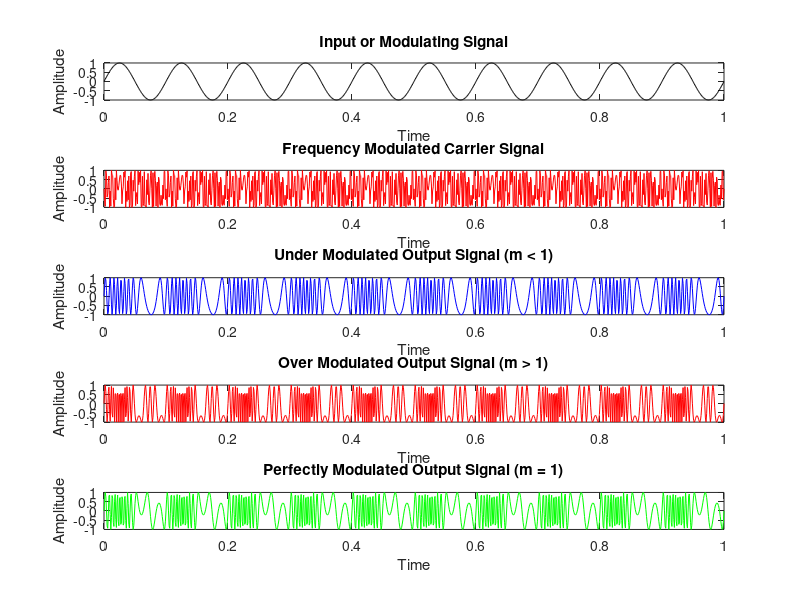

Source code (MATLAB):
% Time sampling where Step Size = 0.001
t = 0:0.001:1;

% Frequency of input or modulating signal
fm = 10;

% Frequency of output or modulated signal
fc = 100;

% Modulation index for frequency modulation
delta_f = 50;

% Input or Modulating Signal
input_signal = sin(2 * pi * fm * t);
subplot(5, 1, 1);
plot(t, input_signal, 'k'); % 'k' gives black color plot
xlabel('Time');
ylabel('Amplitude');
title('Input or Modulating Signal');

% Carrier Signal for Frequency Modulation
carrier_signal = sin(2 * pi * fc * t + delta_f * cumsum(input_signal));
subplot(5, 1, 2);
plot(t, carrier_signal, 'r'); % 'r' gives red color plot
xlabel('Time');
ylabel('Amplitude');
title('Frequency Modulated Carrier Signal');

% Output or Frequency Modulated Signal (Under Modulated)
m = 0.5; % modulation index (m < 1)
under_modulated_signal = sin(2 * pi * fc * t + m * cumsum(input_signal));
subplot(5, 1, 3);
plot(t, under_modulated_signal, 'b'); % 'b' gives blue color plot
xlabel('Time');
ylabel('Amplitude');
title('Under Modulated Output Signal (m < 1)');

% Output or Frequency Modulated Signal (Over Modulated)
m = 1.5; % modulation index (m > 1)
over_modulated_signal = sin(2 * pi * fc * t + m * cumsum(input_signal));
subplot(5, 1, 4);
plot(t, over_modulated_signal, 'r'); % 'r' gives red color plot
xlabel('Time');
ylabel('Amplitude');
title('Over Modulated Output Signal (m > 1)');

% Output or Perfectly Modulated Signal (m = 1)
m = 1; % modulation index (m = 1)
perfectly_modulated_signal = sin(2 * pi * fc * t + m * cumsum(input_signal));
subplot(5, 1, 5);
plot(t, perfectly_modulated_signal, 'g'); % 'g' gives green color plot
xlabel('Time');
ylabel('Amplitude');
title('Perfectly Modulated Output Signal (m = 1)');
